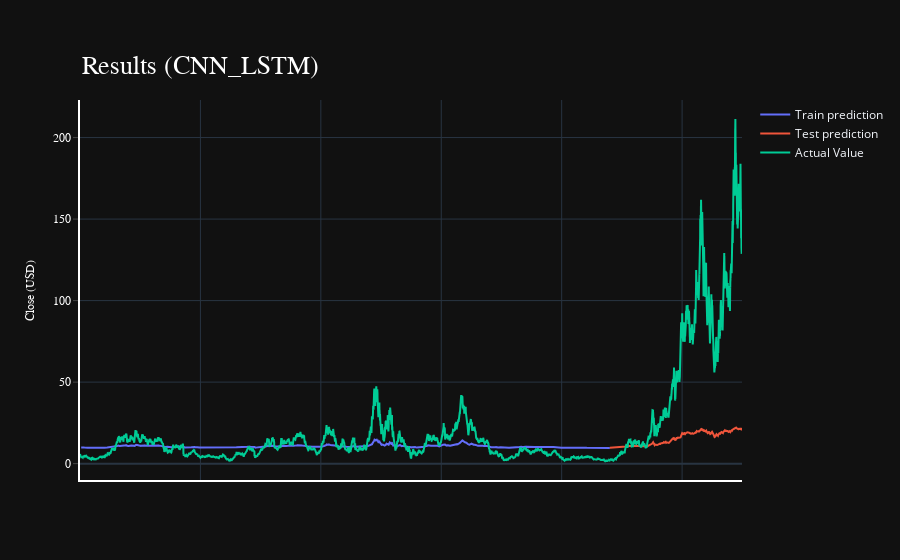

The notebook cell saved with this chart:
### Markdown cell above
## 7. 绘制图像

### Code cell
import plotly.express as px
import plotly.graph_objects as go

fig = go.Figure()
fig.add_trace(go.Scatter(go.Scatter(x=result.index, y=result[0],
                    mode='lines',
                    name='Train prediction')))
fig.add_trace(go.Scatter(x=result.index, y=result[1],
                    mode='lines',
                    name='Test prediction'))
fig.add_trace(go.Scatter(go.Scatter(x=result.index, y=result[2],
                    mode='lines',
                    name='Actual Value')))
fig.update_layout(
    xaxis=dict(
        showline=True,
        showgrid=True,
        showticklabels=False,
        linecolor='white',
        linewidth=2
    ),
    yaxis=dict(
        title_text='Close (USD)',
        titlefont=dict(
            family='Rockwell',
            size=12,
            color='white',
        ),
        showline=True,
        showgrid=True,
        showticklabels=True,
        linecolor='white',
        linewidth=2,
        ticks='outside',
        tickfont=dict(
            family='Rockwell',
            size=12,
            color='white',
        ),
    ),
    showlegend=True,
    template = 'plotly_dark'

)



annotations = []
annotations.append(dict(xref='paper', yref='paper', x=0.0, y=1.05,
                              xanchor='left', yanchor='bottom',
                              text='Results (CNN_LSTM)',
                              font=dict(family='Rockwell',
                                        size=26,
                                        color='white'),
                              showarrow=False))
fig.update_layout(annotations=annotations)

fig.show()

### Figure 1 — Plotly figure (JSON) as saved in the notebook; plotly's stock layout.template omitted (floating-point values rounded to 4 significant figures; data arrays with more than 128 entries replaced by an {"elided": "..."} marker saying what was removed)
{"data": [{"mode": "lines", "name": "Train prediction", "type": "scatter", "x": {"elided": "10996 int values"}, "y": {"elided": "10996 float values"}}, {"mode": "lines", "name": "Test prediction", "type": "scatter", "x": {"elided": "10996 int values"}, "y": {"elided": "10996 float values"}}, {"mode": "lines", "name": "Actual Value", "type": "scatter", "x": {"elided": "10996 int values"}, "y": {"elided": "10996 float values"}}], "layout": {"annotations": [{"font": {"color": "white", "family": "Rockwell", "size": 26}, "showarrow": false, "text": "Results (CNN_LSTM)", "x": 0, "xanchor": "left", "xref": "paper", "y": 1.05, "yanchor": "bottom", "yref": "paper"}], "showlegend": true, "xaxis": {"linecolor": "white", "linewidth": 2, "showgrid": true, "showline": true, "showticklabels": false}, "yaxis": {"linecolor": "white", "linewidth": 2, "showgrid": true, "showline": true, "showticklabels": true, "tickfont": {"color": "white", "family": "Rockwell", "size": 12}, "ticks": "outside", "title": {"font": {"color": "white", "family": "Rockwell", "size": 12}, "text": "Close (USD)"}}}}
